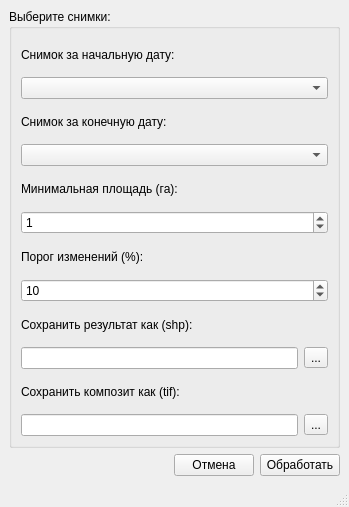
<?xml version="1.0" encoding="UTF-8"?>
<ui version="4.0">
 <class>MainWindow</class>
 <widget class="QMainWindow" name="MainWindow">
  <property name="windowModality">
   <enum>Qt::WindowModal</enum>
  </property>
  <property name="geometry">
   <rect>
    <x>0</x>
    <y>0</y>
    <width>349</width>
    <height>507</height>
   </rect>
  </property>
  <property name="minimumSize">
   <size>
    <width>349</width>
    <height>507</height>
   </size>
  </property>
  <property name="maximumSize">
   <size>
    <width>349</width>
    <height>507</height>
   </size>
  </property>
  <property name="windowTitle">
   <string>Выявление изменений</string>
  </property>
  <widget class="QWidget" name="centralwidget">
   <layout class="QVBoxLayout" name="verticalLayout">
    <item>
     <widget class="QGroupBox" name="groupBox">
      <property name="title">
       <string>Выберите снимки:</string>
      </property>
      <layout class="QVBoxLayout" name="verticalLayout_2">
       <item>
        <widget class="QLabel" name="label">
         <property name="text">
          <string>Снимок за начальную дату:</string>
         </property>
        </widget>
       </item>
       <item>
        <widget class="QComboBox" name="comboBox"/>
       </item>
       <item>
        <widget class="QLabel" name="label_6">
         <property name="text">
          <string>Снимок за конечную дату:</string>
         </property>
        </widget>
       </item>
       <item>
        <widget class="QComboBox" name="comboBox_2"/>
       </item>
       <item>
        <widget class="QLabel" name="label_5">
         <property name="text">
          <string>Минимальная площадь (га):</string>
         </property>
        </widget>
       </item>
       <item>
        <widget class="QSpinBox" name="spinBox_2">
         <property name="value">
          <number>1</number>
         </property>
        </widget>
       </item>
       <item>
        <widget class="QLabel" name="label_4">
         <property name="text">
          <string>Порог изменений (%):</string>
         </property>
        </widget>
       </item>
       <item>
        <widget class="QSpinBox" name="spinBox">
         <property name="value">
          <number>10</number>
         </property>
        </widget>
       </item>
       <item>
        <widget class="QLabel" name="label_2">
         <property name="text">
          <string>Сохранить результат как (shp):</string>
         </property>
        </widget>
       </item>
       <item>
        <layout class="QHBoxLayout" name="horizontalLayout">
         <item>
          <widget class="QLineEdit" name="lineEdit"/>
         </item>
         <item>
          <widget class="QToolButton" name="toolButton">
           <property name="text">
            <string>...</string>
           </property>
          </widget>
         </item>
        </layout>
       </item>
       <item>
        <widget class="QLabel" name="label_3">
         <property name="text">
          <string>Сохранить композит как (tif):</string>
         </property>
        </widget>
       </item>
       <item>
        <layout class="QHBoxLayout" name="horizontalLayout_2">
         <item>
          <widget class="QLineEdit" name="lineEdit_2"/>
         </item>
         <item>
          <widget class="QToolButton" name="toolButton_2">
           <property name="text">
            <string>...</string>
           </property>
          </widget>
         </item>
        </layout>
       </item>
      </layout>
     </widget>
    </item>
    <item>
     <layout class="QHBoxLayout" name="horizontalLayout_3">
      <item>
       <spacer name="horizontalSpacer">
        <property name="orientation">
         <enum>Qt::Horizontal</enum>
        </property>
        <property name="sizeHint" stdset="0">
         <size>
          <width>40</width>
          <height>20</height>
         </size>
        </property>
       </spacer>
      </item>
      <item>
       <widget class="QPushButton" name="pushButton_2">
        <property name="text">
         <string>Отмена</string>
        </property>
       </widget>
      </item>
      <item>
       <widget class="QPushButton" name="pushButton">
        <property name="text">
         <string>Обработать</string>
        </property>
       </widget>
      </item>
     </layout>
    </item>
   </layout>
  </widget>
  <widget class="QMenuBar" name="menubar">
   <property name="geometry">
    <rect>
     <x>0</x>
     <y>0</y>
     <width>349</width>
     <height>25</height>
    </rect>
   </property>
  </widget>
  <widget class="QStatusBar" name="statusbar"/>
 </widget>
 <resources/>
 <connections/>
</ui>
